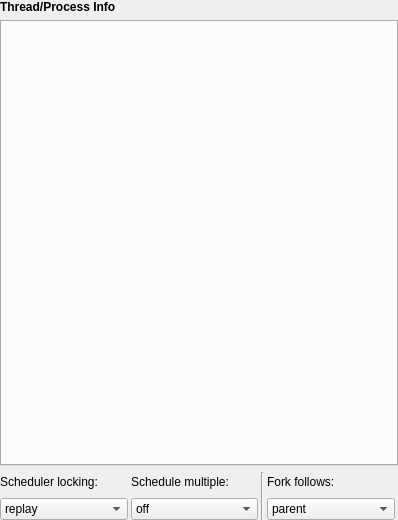
<?xml version="1.0" encoding="UTF-8"?>
<ui version="4.0">
 <class>SeerThreadManagerWidgetForm</class>
 <widget class="QWidget" name="SeerThreadManagerWidgetForm">
  <property name="geometry">
   <rect>
    <x>0</x>
    <y>0</y>
    <width>398</width>
    <height>520</height>
   </rect>
  </property>
  <property name="windowTitle">
   <string>Form</string>
  </property>
  <layout class="QGridLayout" name="gridLayout">
   <property name="leftMargin">
    <number>0</number>
   </property>
   <property name="topMargin">
    <number>0</number>
   </property>
   <property name="rightMargin">
    <number>0</number>
   </property>
   <property name="bottomMargin">
    <number>0</number>
   </property>
   <property name="horizontalSpacing">
    <number>3</number>
   </property>
   <item row="0" column="0" colspan="5">
    <widget class="QLabel" name="label">
     <property name="styleSheet">
      <string notr="true">font-weight: bold;</string>
     </property>
     <property name="text">
      <string>Thread/Process Info</string>
     </property>
     <property name="textFormat">
      <enum>Qt::PlainText</enum>
     </property>
    </widget>
   </item>
   <item row="1" column="0" colspan="5">
    <widget class="QDetachTabWidget" name="tabWidget">
     <property name="currentIndex">
      <number>-1</number>
     </property>
    </widget>
   </item>
   <item row="2" column="0">
    <widget class="QLabel" name="schedulerLockingLabel">
     <property name="sizePolicy">
      <sizepolicy hsizetype="Ignored" vsizetype="Preferred">
       <horstretch>50</horstretch>
       <verstretch>0</verstretch>
      </sizepolicy>
     </property>
     <property name="text">
      <string>Scheduler locking:</string>
     </property>
    </widget>
   </item>
   <item row="2" column="1">
    <widget class="QLabel" name="scheduleMultipleLabel">
     <property name="sizePolicy">
      <sizepolicy hsizetype="Ignored" vsizetype="Preferred">
       <horstretch>50</horstretch>
       <verstretch>0</verstretch>
      </sizepolicy>
     </property>
     <property name="toolTip">
      <string/>
     </property>
     <property name="text">
      <string>Schedule multiple:</string>
     </property>
    </widget>
   </item>
   <item row="2" column="2" rowspan="2">
    <widget class="Line" name="line">
     <property name="orientation">
      <enum>Qt::Vertical</enum>
     </property>
    </widget>
   </item>
   <item row="2" column="3">
    <widget class="QLabel" name="forkFollowsLabel">
     <property name="sizePolicy">
      <sizepolicy hsizetype="Ignored" vsizetype="Preferred">
       <horstretch>50</horstretch>
       <verstretch>0</verstretch>
      </sizepolicy>
     </property>
     <property name="text">
      <string>Fork follows:</string>
     </property>
    </widget>
   </item>
   <item row="2" column="4">
    <spacer name="horizontalSpacer_1">
     <property name="orientation">
      <enum>Qt::Horizontal</enum>
     </property>
     <property name="sizeType">
      <enum>QSizePolicy::Ignored</enum>
     </property>
     <property name="sizeHint" stdset="0">
      <size>
       <width>0</width>
       <height>20</height>
      </size>
     </property>
    </spacer>
   </item>
   <item row="3" column="0">
    <widget class="QComboBox" name="schedulerLockingComboBox">
     <property name="toolTip">
      <string>Set the scheduler locking mode.</string>
     </property>
     <item>
      <property name="text">
       <string>replay</string>
      </property>
     </item>
     <item>
      <property name="text">
       <string>off</string>
      </property>
     </item>
     <item>
      <property name="text">
       <string>on</string>
      </property>
     </item>
     <item>
      <property name="text">
       <string>step</string>
      </property>
     </item>
    </widget>
   </item>
   <item row="3" column="1">
    <widget class="QComboBox" name="scheduleMultipleComboBox">
     <property name="toolTip">
      <string>Set the mode for allowing threads of multiple processes to be resumed when an execution command is issued.</string>
     </property>
     <item>
      <property name="text">
       <string>off</string>
      </property>
     </item>
     <item>
      <property name="text">
       <string>on</string>
      </property>
     </item>
    </widget>
   </item>
   <item row="3" column="3">
    <widget class="QComboBox" name="forkFollowsComboBox">
     <property name="toolTip">
      <string>Set the debugger response to a program call of fork or vfork.</string>
     </property>
     <item>
      <property name="text">
       <string>parent</string>
      </property>
     </item>
     <item>
      <property name="text">
       <string>child</string>
      </property>
     </item>
     <item>
      <property name="text">
       <string>both</string>
      </property>
     </item>
    </widget>
   </item>
   <item row="3" column="4">
    <spacer name="horizontalSpacer_2">
     <property name="orientation">
      <enum>Qt::Horizontal</enum>
     </property>
     <property name="sizeType">
      <enum>QSizePolicy::Ignored</enum>
     </property>
     <property name="sizeHint" stdset="0">
      <size>
       <width>0</width>
       <height>20</height>
      </size>
     </property>
    </spacer>
   </item>
  </layout>
 </widget>
 <customwidgets>
  <customwidget>
   <class>QDetachTabWidget</class>
   <extends>QTabWidget</extends>
   <header location="global">QDetachTabWidget.h</header>
   <container>1</container>
  </customwidget>
 </customwidgets>
 <resources/>
 <connections/>
</ui>
